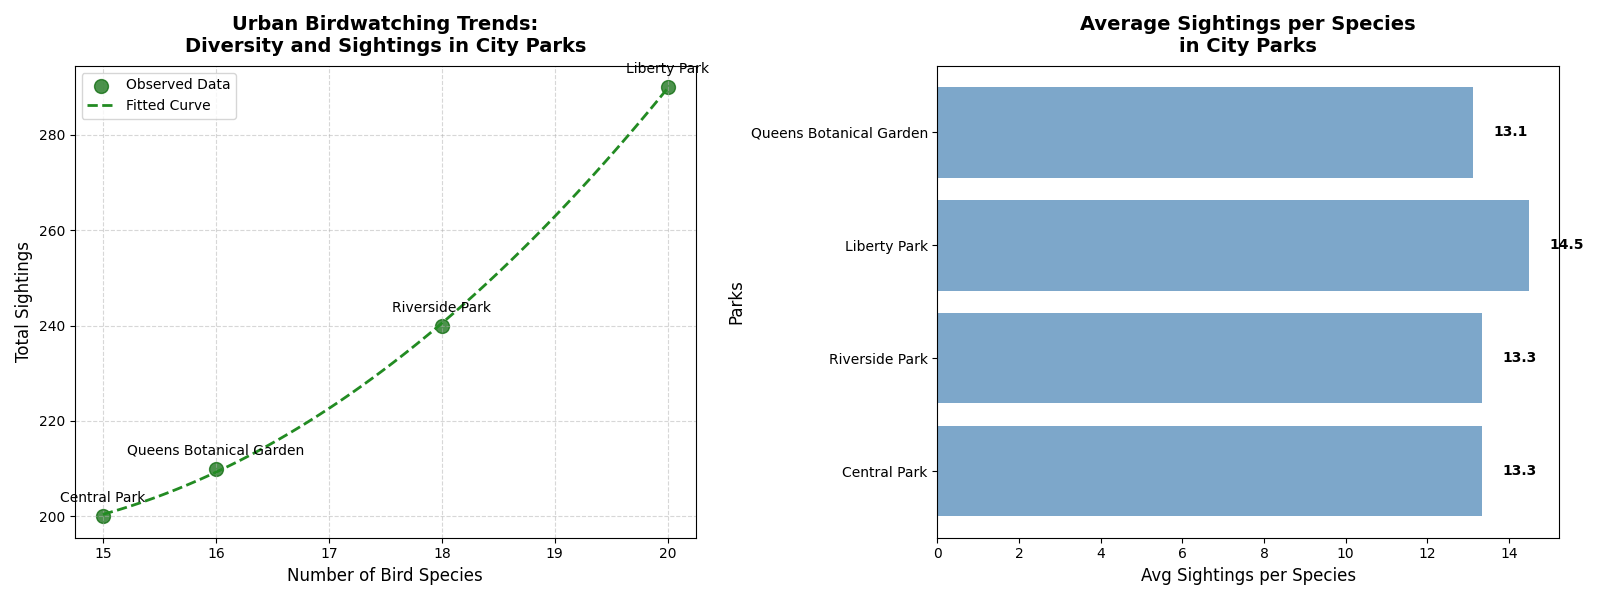

This figure's Python source:
import matplotlib.pyplot as plt
import numpy as np
from scipy.optimize import curve_fit

# Updated parks and hypothetical observation data (species count and sightings)
parks = ["Central Park", "Riverside Park", "Liberty Park", "Queens Botanical Garden"]

# Artificial data representing the number of bird species and total sightings
species_count = np.array([15, 18, 20, 16])
sightings = np.array([200, 240, 290, 210])

def quadratic_model(x, a, b, c):
    return a * x**2 + b * x + c

# Fit the model to the updated data
params, covariance = curve_fit(quadratic_model, species_count, sightings)

# Generate a smooth line for the fitted curve
species_fit = np.linspace(min(species_count), max(species_count), 100)
sightings_fit = quadratic_model(species_fit, *params)

# Calculate average sightings per species for each updated park
avg_sightings_per_species = sightings / species_count

# Create a horizontal subplot layout (1x2)
fig, axes = plt.subplots(1, 2, figsize=(16, 6))

# Subplot 1: Scatter plot with quadratic fit
axes[0].scatter(species_count, sightings, color='darkgreen', label='Observed Data', s=100, alpha=0.7)
axes[0].plot(species_fit, sightings_fit, color='forestgreen', linestyle='--', label='Fitted Curve', linewidth=2)
for i, park in enumerate(parks):
    axes[0].annotate(park, (species_count[i], sightings[i]), textcoords="offset points", xytext=(0, 10), ha='center')
axes[0].set_title("Urban Birdwatching Trends:\nDiversity and Sightings in City Parks", fontsize=14, fontweight='bold', pad=10)
axes[0].set_xlabel("Number of Bird Species", fontsize=12)
axes[0].set_ylabel("Total Sightings", fontsize=12)
axes[0].legend(loc='upper left', fontsize=10, frameon=True)
axes[0].grid(linestyle='--', alpha=0.5)

# Subplot 2: Horizontal bar chart of average sightings per species
axes[1].barh(parks, avg_sightings_per_species, color='steelblue', alpha=0.7)
axes[1].set_title("Average Sightings per Species\nin City Parks", fontsize=14, fontweight='bold', pad=10)
axes[1].set_xlabel("Avg Sightings per Species", fontsize=12)
axes[1].set_ylabel("Parks", fontsize=12)
for i, v in enumerate(avg_sightings_per_species):
    axes[1].text(v + 0.5, i, f"{v:.1f}", color='black', va='center', fontweight='bold')

plt.tight_layout()
plt.show()
